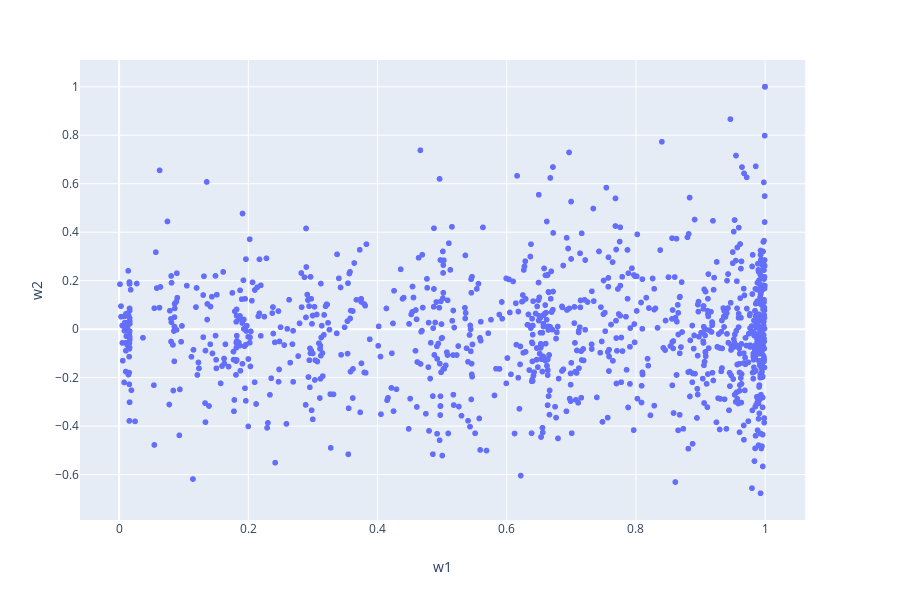

The code cell stored with this chart in its notebook:
### Code cell
plot_sim_scatter(w_auth, comm_embed['transformer-3-3'], 16)

### Figure 1 — Plotly figure (JSON) as saved in the notebook; plotly's stock layout.template omitted (floating-point values rounded to 4 significant figures; data arrays with more than 128 entries replaced by an {"elided": "..."} marker saying what was removed)
{"data": [{"hoverlabel": {"namelength": 0}, "hovertemplate": "w1=%{x}<br>w2=%{y}", "legendgroup": "", "marker": {"color": "#636efa", "symbol": "circle"}, "mode": "markers", "name": "", "showlegend": false, "type": "scattergl", "x": {"elided": "2116 float values"}, "xaxis": "x", "y": {"elided": "2116 float values"}, "yaxis": "y"}], "layout": {"height": 600, "legend": {"tracegroupgap": 0}, "margin": {"t": 60}, "xaxis": {"anchor": "y", "domain": [0, 0.98], "title": {"text": "w1"}}, "yaxis": {"anchor": "x", "domain": [0, 1], "title": {"text": "w2"}}}}
